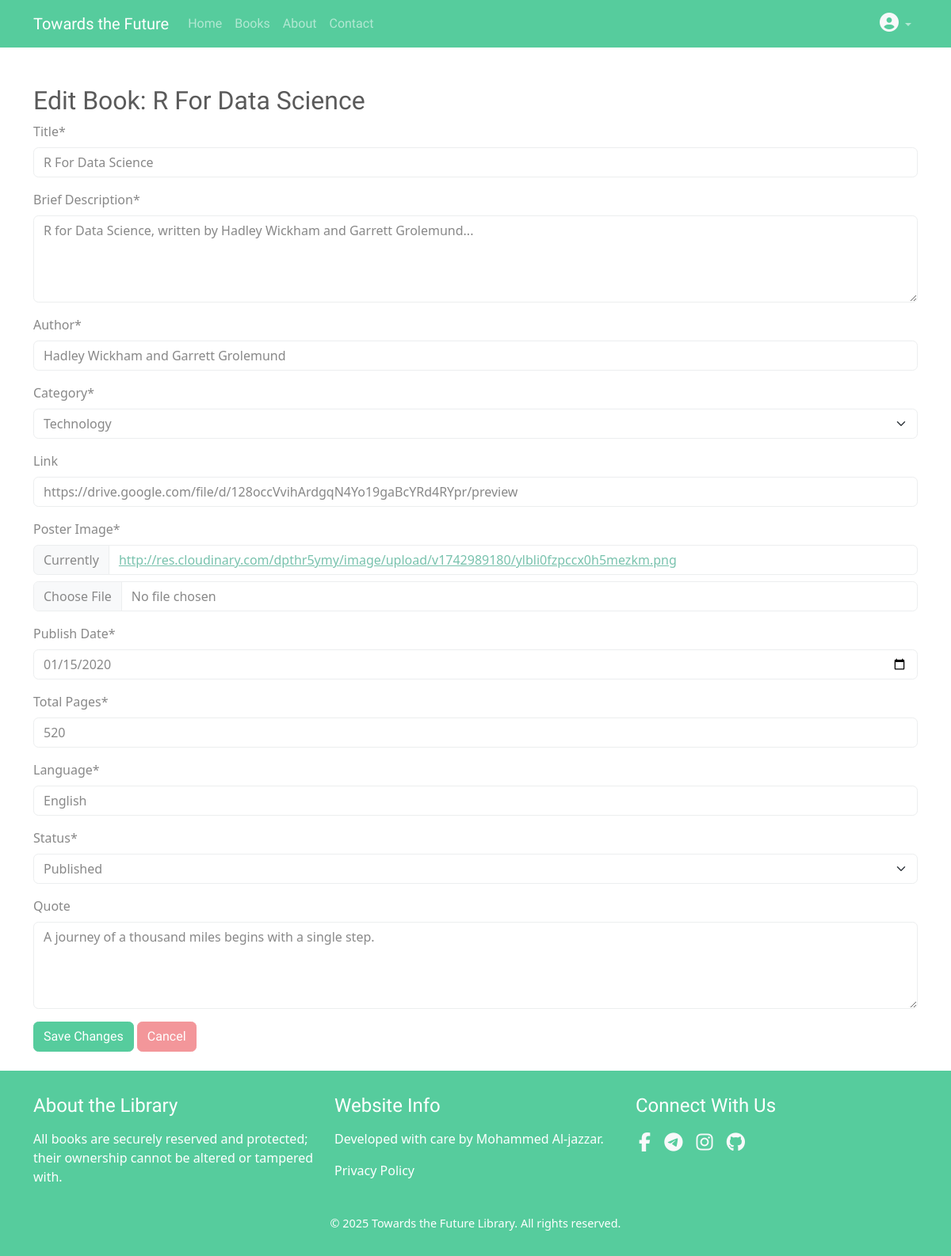
Page /edit-book/1/ (signed in) on the earlier database version.
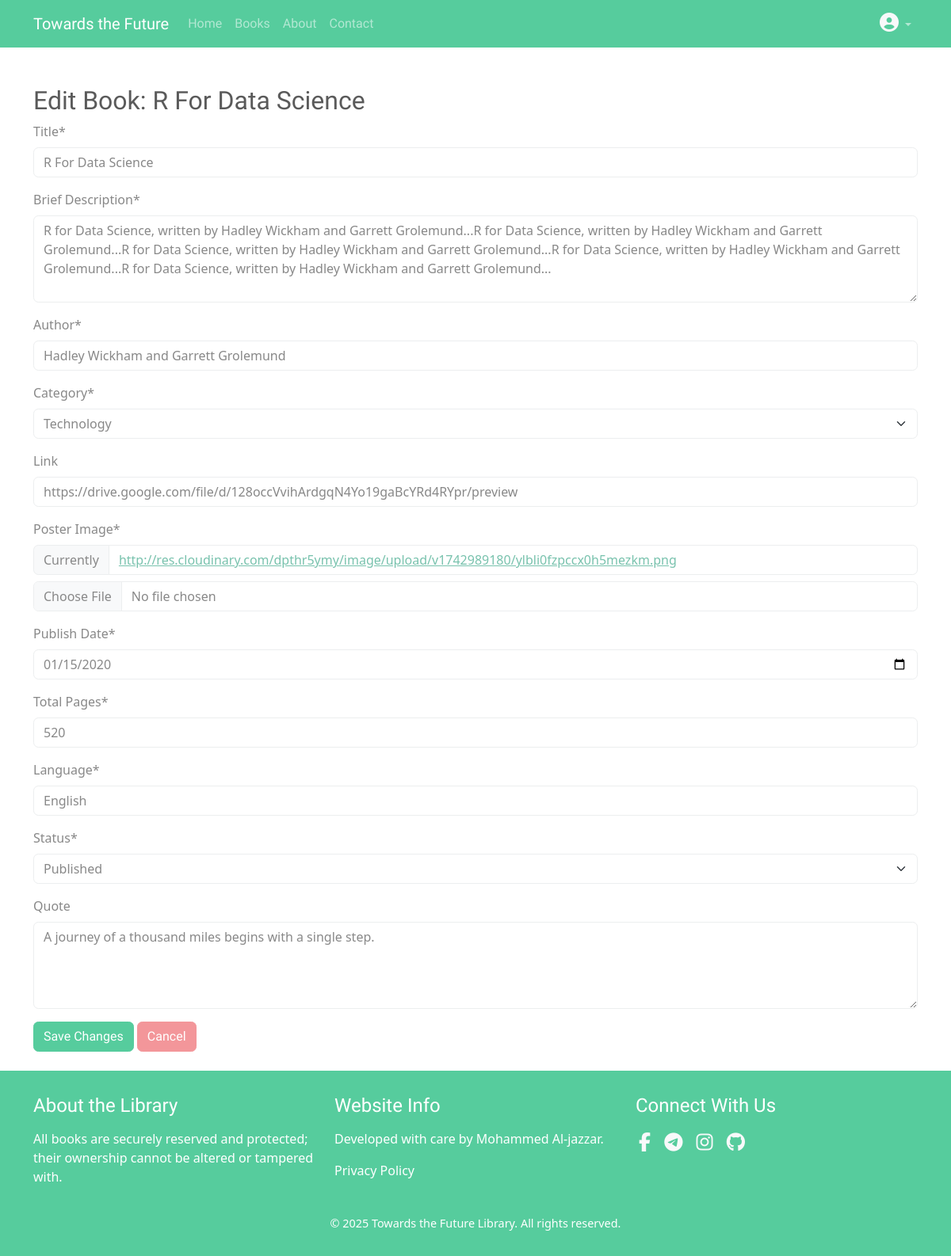
Same page on the later database version.
### library/models.py (models this page shows, shortened)
class Book(models.Model):
    STATUS = [
        ('draft', 'Draft'),
        ('published', 'Published'),
    ]
    title = models.CharField(max_length=255, verbose_name="Title")
    description = models.TextField(verbose_name="Brief Description")
    author = models.CharField(max_length=255, verbose_name="Author")
    category = models.ForeignKey('Category', on_delete=models.CASCADE, verbose_name="Category", related_name="categories")  # تعديل هنا
    link = models.URLField(blank=True, null=True, verbose_name="Link")
    poster_image = models.ImageField(upload_to='books/posters/', verbose_name="Poster Image")
    publish_date = models.DateField(verbose_name="Publish Date")
    added_by = models.ForeignKey(settings.AUTH_USER_MODEL, on_delete=models.CASCADE, verbose_name="Added By")
    total_pages = models.PositiveIntegerField(verbose_name="Total Pages")
    language = models.CharField(max_length=50, verbose_name="Language")
    status = models.CharField(max_length=20, choices=STATUS, default='pending', verbose_name="Status")
    views_count = models.PositiveIntegerField(default=0, verbose_name="Views Count")
    quote = models.TextField(blank=True, null=True, verbose_name="Quote")
    download_count = models.PositiveIntegerField(default=0, verbose_name="Download Count")
    class Meta:
        verbose_name = "Book"
        verbose_name_plural = "Books"

### library/views.py (the view)
# urls.py: path('edit-book/<int:book_id>/', views.edit_book, name='edit_book'),
@staff_member_required
def edit_book(request, book_id):
    book = get_object_or_404(Book, id=book_id)
    if request.method == "POST":
        form = BookForm(request.POST, request.FILES, instance=book)
        if form.is_valid():
            if 'poster_image' in request.FILES:
                upload_result = cloudinary.uploader.upload(
                    request.FILES['poster_image'],
                    folder='books/posters/',  # نفس المجلد المستخدم في models.py
                    overwrite=True,  # الكتابة فوق الصورة القديمة إذا لزم الأمر
                    invalidate=True  # إلغاء التخزين المؤقت في Cloudinary
                )
                book.poster_image = upload_result['secure_url']
            form.save()
            messages.success(request, "The book updated successfully!")
            return redirect('library:admin_dashboard')
        else:
            messages.error(request, "An error occurred in the form. Check the data.")
            print(form.errors)  # طباعة الأخطاء للتصحيح
    else:
        form = BookForm(instance=book)
    return render(request, 'edit_book.html', {'form': form, 'book': book})

### library/forms.py
class BookForm(forms.ModelForm):
    class Meta:
        model = Book
        fields = ['title', 'description', 'author', 'category', 'link', 'poster_image', 'publish_date', 'total_pages', 'language', 'status']

### library/models.py (called while the page is built)
    def __str__(self):
        return self.name

### library/templates/edit_book.html (shortened to what this page needs)
{% extends 'base.html' %}
{% load crispy_forms_tags %}
{% block content %}
<div class="container mt-5 mb-4">
    <h2>Edit Book: {{ book.title }}</h2>
    <form method="POST" enctype="multipart/form-data">
        {{ form|crispy }}
        <button type="submit" class="btn btn-success">Save Changes</button>
        <a href="{% url 'library:admin_dashboard' %}" class="btn btn-secondary">Cancel</a>
    </form>
</div>
{% endblock %}

Differences in the rows shown:
changed Book "R For Data Science": description "R for Data Science, written by Hadley Wickham and Garrett Grolemund..." → "…Hadley Wickham and Garrett Grolemund...R for Data Science, written by Hadley Wickham and Garrett Grolemund...R for Data Science, written by Hadley Wickham and Garrett Grolemund...R for Data Science, written by Hadley Wickham and Garrett Grolemund...R for Data Science, written by Hadley Wickham and Garrett Grolemund..."
